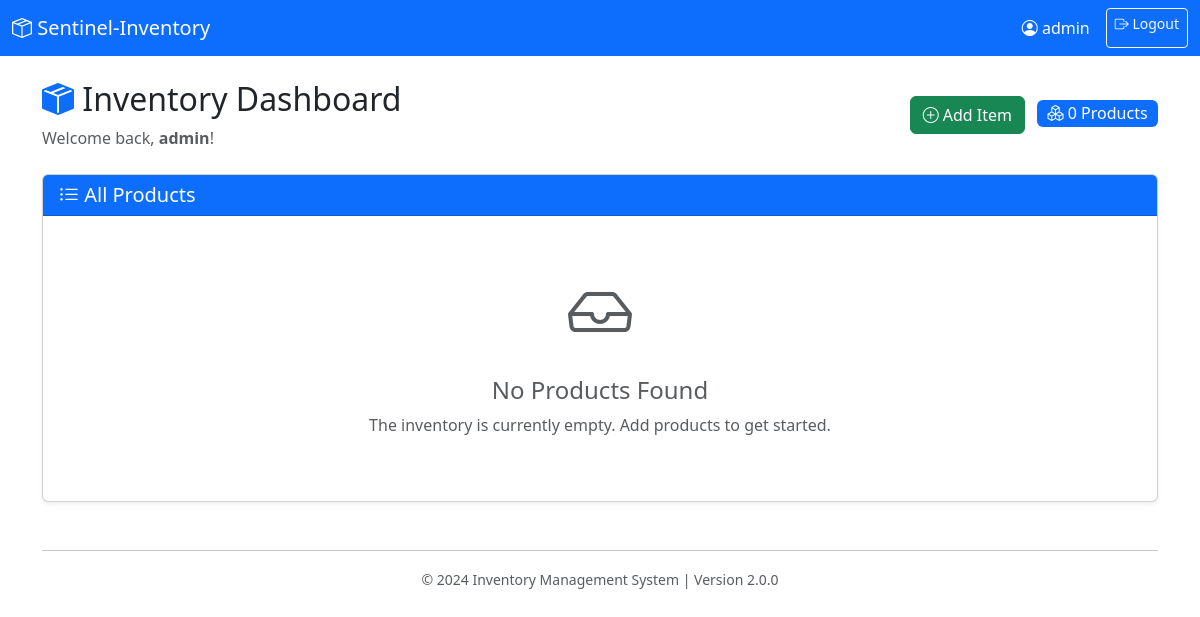
The app's page /inventory (signed in), older data.
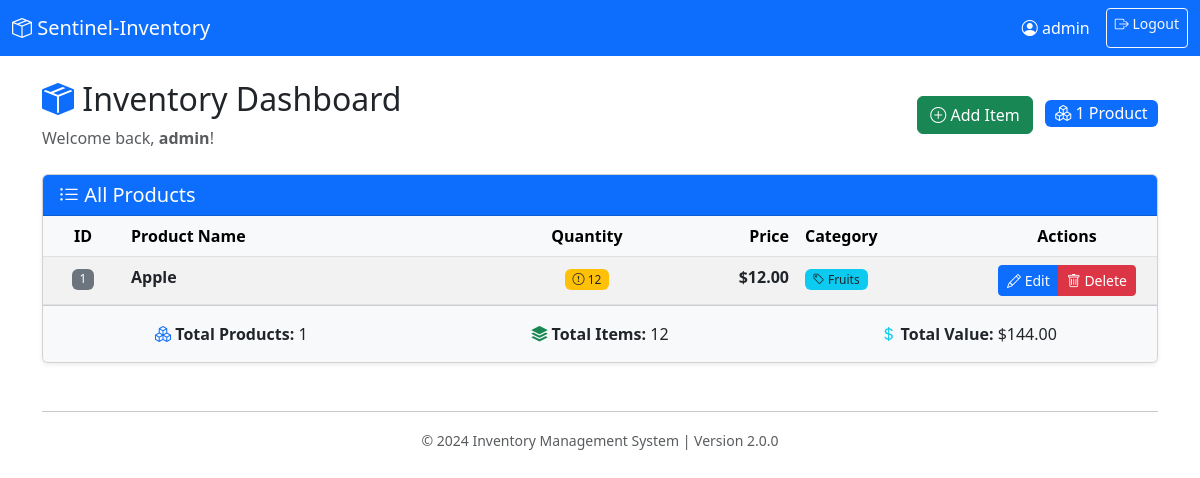
The same page, newer data.
### tables this page shows
CREATE TABLE products (
                    id INTEGER PRIMARY KEY AUTOINCREMENT,
                    name TEXT NOT NULL,
                    quantity INTEGER NOT NULL,
                    price REAL NOT NULL,
                    created_at TIMESTAMP DEFAULT CURRENT_TIMESTAMP,
                    updated_at TIMESTAMP DEFAULT CURRENT_TIMESTAMP
                , category TEXT);

### src/web/routes/inventory.py (the view)
@inventory_bp.route('/inventory')
@login_required
def inventory_list():
    try:
        inventory_manager = current_app.config['INVENTORY_MANAGER']
        logger = current_app.config['LOGGER']
        username = session.get('username', 'User')
        products = inventory_manager.get_all_products()
        products_data = [product.to_dict() for product in products]
        logger.debug(f"Inventory page accessed", {
            'username': username,
            'product_count': len(products_data)
        })
        return render_template(
            'inventory.html',
            username=username,
            products=products_data
        )
    except Exception as e:
        logger = current_app.config['LOGGER']
        logger.error(f"Error loading inventory: {e}", exc_info=True)
        flash('An error occurred while loading the inventory.', 'danger')
        return redirect(url_for('auth.index'))

### src/data/database.py (called while the page is built)
    @property
    def connection(self) -> Optional[sqlite3.Connection]:
        if not hasattr(self._local, 'connection') or self._local.connection is None:
            self.connect()
        return getattr(self._local, 'connection', None)

    @property
    def cursor(self) -> Optional[sqlite3.Cursor]:
        if not hasattr(self._local, 'cursor') or self._local.cursor is None:
            self.connect()
        return getattr(self._local, 'cursor', None)

    def execute_query(self, query: str, params: Tuple = ()) -> bool:
        if not self.connection or not self.cursor:
            return False
        try:
            self.cursor.execute(query, params)
            self.connection.commit()
            return True
        except sqlite3.Error as e:
            print(f"Query execution error: {e}")
            self.connection.rollback()
            return False

    def fetch_all(self, query: str, params: Tuple = ()) -> List[Tuple]:
        if not self.connection or not self.cursor:
            return []
        try:
            self.cursor.execute(query, params)
            return self.cursor.fetchall()
        except sqlite3.Error as e:
            print(f"Query fetch error: {e}")
            return []

### src/logic/auth.py (called while the page is built, shortened)
    def is_session_valid(self, session_id: str) -> bool:
        session = self.active_sessions[session_id]
        last_activity = session['last_activity']
        timeout = timedelta(minutes=self.SESSION_TIMEOUT_MINUTES)
        if datetime.now() - last_activity > timeout:
            self.logout(session_id)
            return False
        session['last_activity'] = datetime.now()
        query = "UPDATE sessions SET last_activity = ? WHERE session_id = ?"
        self.db.execute_query(query, (datetime.now(), session_id))
        return True

### src/logic/inventory.py (called while the page is built)
    def to_dict(self) -> Dict[str, Any]:
        return {
            'id': self.id,
            'name': self.name,
            'quantity': self.quantity,
            'price': self.price,
            'category': self.category,
            'created_at': self.created_at,
            'updated_at': self.updated_at
        }

    def get_all_products(self) -> List[Product]:
        rows = self.db.fetch_all(
            "SELECT id, name, quantity, price, category, created_at, updated_at FROM products ORDER BY name",
            ()
        )
        products = [Product.from_db_row(row) for row in rows]
        if self.logger:
            self.logger.debug(f"Retrieved all products", {'count': len(products)})
        return products

### src/web/templates/inventory.html (shortened to what this page needs)
{% extends "base.html" %}
{% block content %}
<div class="row">
    <div class="col-12">
        <div class="d-flex justify-content-between align-items-center mb-4">
            <div>
                <h2>
                    <i class="bi bi-box-seam-fill text-primary"></i>
                    Inventory Dashboard
                </h2>
                <p class="text-muted mb-0">
                    Welcome back, <strong>{{ username }}</strong>!
                </p>
            </div>
            <div>
                <button type="button" class="btn btn-success me-2" data-bs-toggle="modal" data-bs-target="#addItemModal">
                    <i class="bi bi-plus-circle"></i> Add Item
                </button>
                <span class="badge bg-primary fs-6">
                    <i class="bi bi-boxes"></i>
                    {{ products|length }} Product{{ 's' if products|length != 1 else '' }}
                </span>
            </div>
        </div>
        <div class="card shadow-sm">
            <div class="card-header bg-primary text-white">
                <h5 class="mb-0">
                    <i class="bi bi-list-ul"></i> All Products
                </h5>
            </div>
            <div class="card-body p-0">
                {% if products %}
                <div class="table-responsive">
                    <table class="table table-hover table-striped mb-0">
                        <thead class="table-light">
                            <tr>
                                <th scope="col" class="text-center" style="width: 80px;">ID</th>
                                <th scope="col">Product Name</th>
                                <th scope="col" class="text-center" style="width: 120px;">Quantity</th>
                                <th scope="col" class="text-end" style="width: 150px;">Price</th>
                                <th scope="col" style="width: 180px;">Category</th>
                                <th scope="col" class="text-center" style="width: 180px;">Actions</th>
                            </tr>
                        </thead>
                        <tbody>
                            {% for product in products %}
                            <tr{% if product.quantity < 10 %} class="table-warning"{% endif %}>
                                <td class="text-center">
                                    <span class="badge bg-secondary">{{ product.id }}</span>
                                </td>
                                <td>
                                    <strong>{{ product.name }}</strong>
                                </td>
                                <td class="text-center">
                                    {% if product.quantity < 5 %}
                                        <span class="badge bg-danger">
                                            <i class="bi bi-exclamation-triangle"></i> {{ product.quantity }}
                                        </span>
                                    {% elif product.quantity < 20 %}
                                        <span class="badge bg-warning text-dark">
                                            <i class="bi bi-exclamation-circle"></i> {{ product.quantity }}
                                        </span>
                                    {% else %}
                                        <span class="badge bg-success">
                                            {{ product.quantity }}
                                        </span>
                                    {% endif %}
                                </td>
                                <td class="text-end">
                                    <strong>${{ "%.2f"|format(product.price) }}</strong>
                                </td>
                                <td>
                                    {% if product.category %}
                                        <span class="badge bg-info text-dark">
                                            <i class="bi bi-tag"></i> {{ product.category }}
                                        </span>
                                    {% else %}
                                        <span class="text-muted">
                                            <i class="bi bi-dash"></i> Uncategorized
                                        </span>
                                    {% endif %}
                                </td>
                                <td class="text-center">
                                    <div class="btn-group" role="group">
                                        <button type="button" class="btn btn-primary btn-sm" title="Edit Product">
                                            <i class="bi bi-pencil"></i> Edit
                                        </button>
                                        <button type="button" class="btn btn-danger btn-sm" title="Delete Product">
                                            <i class="bi bi-trash"></i> Delete
                                        </button>
                                    </div>
                                </td>
                            </tr>
                            {% endfor %}
                        </tbody>
                    </table>
                </div>
                {% else %}
                <div class="text-center py-5">
                    <i class="bi bi-inbox text-muted" style="font-size: 4rem;"></i>
                    <h4 class="mt-3 text-muted">No Products Found</h4>
                    <p class="text-muted">
                        The inventory is currently empty. Add products to get started.
                    </p>
                </div>
                {% endif %}
            </div>
            {% if products %}
            <div class="card-footer bg-light">
                <div class="row text-center">
                    <div class="col-md-4">
                        <div class="p-2">
                            <i class="bi bi-boxes text-primary"></i>
                            <strong>Total Products:</strong> {{ products|length }}
                        </div>
                    </div>
                    <div class="col-md-4">
                        <div class="p-2">
                            <i class="bi bi-stack text-success"></i>
                            <strong>Total Items:</strong> {{ products|sum(attribute='quantity') }}
                        </div>
                    </div>
                    <div class="col-md-4">
                        <div class="p-2">
                            <i class="bi bi-currency-dollar text-info"></i>
                            <strong>Total Value:</strong> ${{ "%.2f"|format(products|sum(attribute='price') * products|sum(attribute='quantity') / products|length if products|length > 0 else 0) }}
                        </div>
                    </div>
                </div>
            </div>
            {% endif %}
        </div>
        {% set low_stock = products|selectattr('quantity', 'lt', 5)|list %}
    </div>
</div>
{% endblock %}

### src/web/templates/base.html (shortened to what this page needs)
<!DOCTYPE html>
<html lang="en">
<head>
    <link href="https://cdn.jsdelivr.net/npm/bootstrap@5.3.0/dist/css/bootstrap.min.css" rel="stylesheet">
    <link rel="stylesheet" href="https://cdn.jsdelivr.net/npm/bootstrap-icons@1.10.0/font/bootstrap-icons.css">
</head>
<body>
    <nav class="navbar navbar-expand-lg navbar-dark bg-primary">
        <div class="container-fluid">
            <a class="navbar-brand" href="{{ url_for('auth.index') }}">
                <i class="bi bi-box-seam"></i> Sentinel-Inventory
            </a>
            {% if session.get('username') %}
            <div class="navbar-nav ms-auto">
                <span class="navbar-text text-white me-3">
                    <i class="bi bi-person-circle"></i> {{ session.get('username') }}
                </span>
                <a class="btn btn-outline-light btn-sm" href="{{ url_for('auth.logout') }}">
                    <i class="bi bi-box-arrow-right"></i> Logout
                </a>
            </div>
            {% endif %}
        </div>
    </nav>
    <main class="container mt-4">
        {% block content %}{% endblock %}
    </main>
    <footer class="container mt-5 mb-3">
        <hr>
        <p class="text-center text-muted">
            <small>&copy; 2024 Inventory Management System | Version 2.0.0</small>
        </p>
    </footer>
</body>
</html>

### src/web/templates/inventory.html (style rules this page uses)
.table tbody tr { transition: background-color 0.2s ease; }
.badge { font-weight: 500; }

Row changes from the older to the newer data that the page shows:
added products: id "1", name "Apple", quantity "12", price "12.00", category "Fruits"
Text that changed along with them:
{{ products|length }}: "0" → "1"
{{ products|length }}: (not shown) → "1"
{{ products|sum(attribute='quantity') }}: (not shown) → "12"
{{ 's' if products|length != 1 else '' }}: "s" → (not shown)
text no longer shown: "No Products Found The inventory is currently empty. Add products to get started."
text now shown: "ID Product Name Quantity Price Category Actions Total Products: Total Items: Total Value: $ 144.00"
